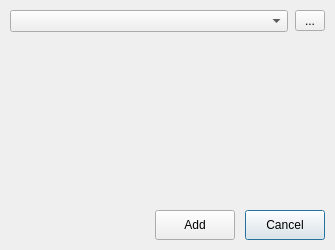
<?xml version="1.0" encoding="UTF-8"?>
<ui version="4.0">
 <class>ArcSettingsDialog</class>
 <widget class="QDialog" name="ArcSettingsDialog">
  <property name="enabled">
   <bool>true</bool>
  </property>
  <property name="geometry">
   <rect>
    <x>0</x>
    <y>0</y>
    <width>335</width>
    <height>250</height>
   </rect>
  </property>
  <property name="sizePolicy">
   <sizepolicy hsizetype="Preferred" vsizetype="Preferred">
    <horstretch>0</horstretch>
    <verstretch>0</verstretch>
   </sizepolicy>
  </property>
  <property name="minimumSize">
   <size>
    <width>335</width>
    <height>250</height>
   </size>
  </property>
  <property name="maximumSize">
   <size>
    <width>16777215</width>
    <height>16777215</height>
   </size>
  </property>
  <property name="windowTitle">
   <string>Dialog</string>
  </property>
  <layout class="QGridLayout" name="gridLayout" columnstretch="0,0,0">
   <property name="leftMargin">
    <number>10</number>
   </property>
   <property name="topMargin">
    <number>10</number>
   </property>
   <property name="rightMargin">
    <number>10</number>
   </property>
   <property name="bottomMargin">
    <number>10</number>
   </property>
   <property name="horizontalSpacing">
    <number>10</number>
   </property>
   <item row="0" column="2" alignment="Qt::AlignRight|Qt::AlignTop">
    <widget class="QToolButton" name="toolButton">
     <property name="minimumSize">
      <size>
       <width>30</width>
       <height>20</height>
      </size>
     </property>
     <property name="text">
      <string>...</string>
     </property>
    </widget>
   </item>
   <item row="0" column="0" colspan="2" alignment="Qt::AlignTop">
    <widget class="QComboBox" name="comboBox">
     <property name="sizePolicy">
      <sizepolicy hsizetype="Preferred" vsizetype="Fixed">
       <horstretch>0</horstretch>
       <verstretch>0</verstretch>
      </sizepolicy>
     </property>
     <property name="minimumSize">
      <size>
       <width>278</width>
       <height>20</height>
      </size>
     </property>
     <property name="insertPolicy">
      <enum>QComboBox::InsertAtCurrent</enum>
     </property>
    </widget>
   </item>
   <item row="6" column="2">
    <widget class="QPushButton" name="cancel">
     <property name="sizePolicy">
      <sizepolicy hsizetype="Fixed" vsizetype="Fixed">
       <horstretch>0</horstretch>
       <verstretch>0</verstretch>
      </sizepolicy>
     </property>
     <property name="minimumSize">
      <size>
       <width>80</width>
       <height>30</height>
      </size>
     </property>
     <property name="text">
      <string>Cancel</string>
     </property>
    </widget>
   </item>
   <item row="6" column="1">
    <widget class="QPushButton" name="add">
     <property name="sizePolicy">
      <sizepolicy hsizetype="Fixed" vsizetype="Fixed">
       <horstretch>0</horstretch>
       <verstretch>0</verstretch>
      </sizepolicy>
     </property>
     <property name="minimumSize">
      <size>
       <width>80</width>
       <height>30</height>
      </size>
     </property>
     <property name="text">
      <string>Add</string>
     </property>
    </widget>
   </item>
  </layout>
 </widget>
 <resources/>
 <connections/>
</ui>
